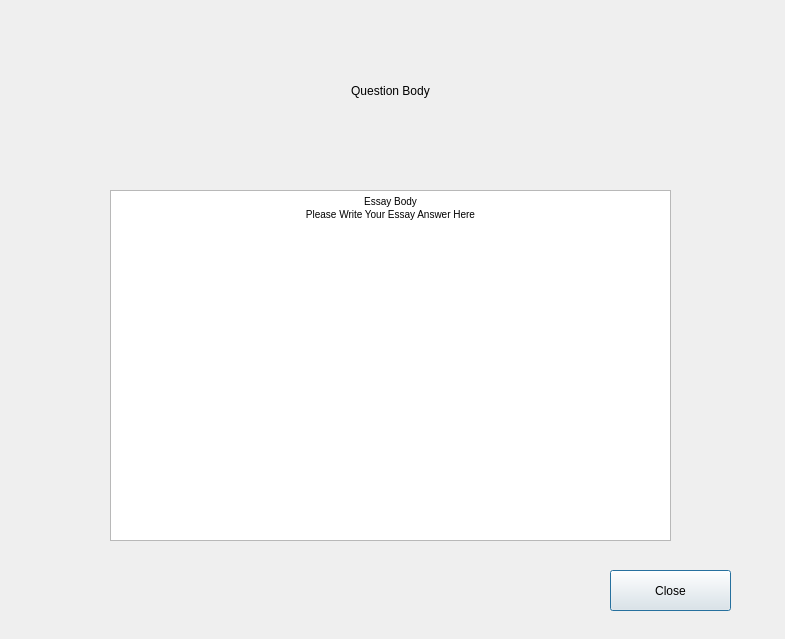
<?xml version="1.0" encoding="UTF-8"?>
<ui version="4.0">
 <class>EssayQuestionDialog</class>
 <widget class="QDialog" name="EssayQuestionDialog">
  <property name="geometry">
   <rect>
    <x>0</x>
    <y>0</y>
    <width>785</width>
    <height>639</height>
   </rect>
  </property>
  <property name="windowTitle">
   <string>Dialog</string>
  </property>
  <widget class="QLabel" name="label">
   <property name="geometry">
    <rect>
     <x>150</x>
     <y>20</y>
     <width>481</width>
     <height>141</height>
    </rect>
   </property>
   <property name="text">
    <string>Question Body</string>
   </property>
   <property name="alignment">
    <set>Qt::AlignCenter</set>
   </property>
   <property name="wordWrap">
    <bool>true</bool>
   </property>
  </widget>
  <widget class="QTextEdit" name="textEdit">
   <property name="geometry">
    <rect>
     <x>110</x>
     <y>190</y>
     <width>561</width>
     <height>351</height>
    </rect>
   </property>
   <property name="html">
    <string>&lt;!DOCTYPE HTML PUBLIC &quot;-//W3C//DTD HTML 4.0//EN&quot; &quot;http://www.w3.org/TR/REC-html40/strict.dtd&quot;&gt;
&lt;html&gt;&lt;head&gt;&lt;meta name=&quot;qrichtext&quot; content=&quot;1&quot; /&gt;&lt;style type=&quot;text/css&quot;&gt;
p, li { white-space: pre-wrap; }
&lt;/style&gt;&lt;/head&gt;&lt;body style=&quot; font-family:'MS Shell Dlg 2'; font-size:7.8pt; font-weight:400; font-style:normal;&quot;&gt;
&lt;p align=&quot;center&quot; style=&quot; margin-top:0px; margin-bottom:0px; margin-left:0px; margin-right:0px; -qt-block-indent:0; text-indent:0px;&quot;&gt;Essay Body&lt;/p&gt;
&lt;p align=&quot;center&quot; style=&quot; margin-top:0px; margin-bottom:0px; margin-left:0px; margin-right:0px; -qt-block-indent:0; text-indent:0px;&quot;&gt;Please Write Your Essay Answer Here&lt;/p&gt;&lt;/body&gt;&lt;/html&gt;</string>
   </property>
  </widget>
  <widget class="QPushButton" name="pushButton">
   <property name="geometry">
    <rect>
     <x>610</x>
     <y>570</y>
     <width>121</width>
     <height>41</height>
    </rect>
   </property>
   <property name="text">
    <string>Close</string>
   </property>
  </widget>
 </widget>
 <resources/>
 <connections/>
</ui>
